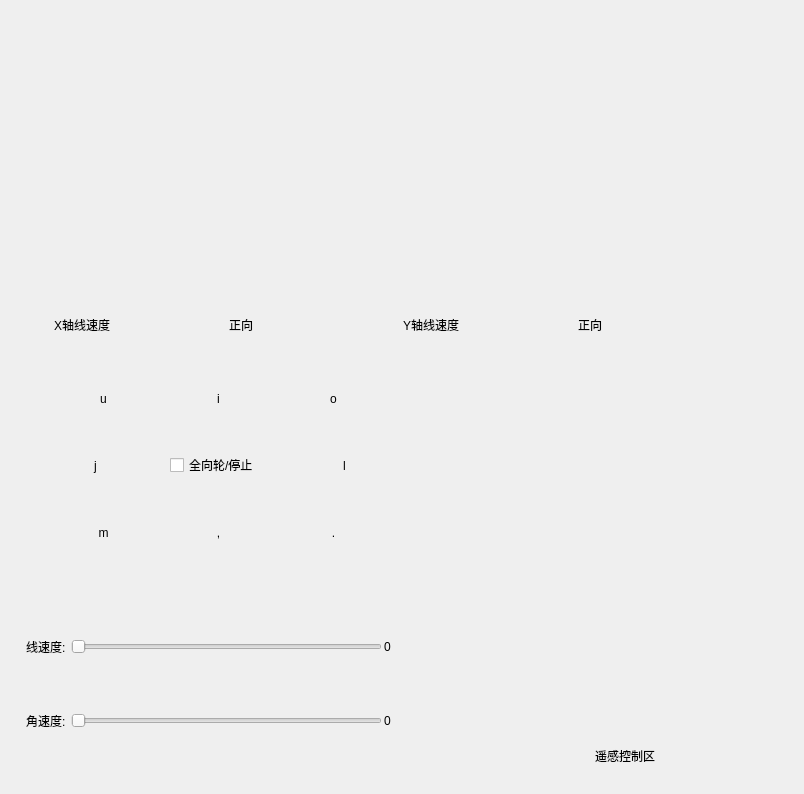
          <widget class="QWidget" name="tab_5">
           <attribute name="title">
            <string>运动控制</string>
           </attribute>
           <layout class="QVBoxLayout" name="verticalLayout_18">
            <item>
             <widget class="QWidget" name="widget_4" native="true">
              <layout class="QHBoxLayout" name="horizontalLayout_16">
               <property name="spacing">
                <number>2</number>
               </property>
               <property name="leftMargin">
                <number>3</number>
               </property>
               <property name="topMargin">
                <number>3</number>
               </property>
               <property name="rightMargin">
                <number>3</number>
               </property>
               <property name="bottomMargin">
                <number>3</number>
               </property>
               <item>
                <spacer name="horizontalSpacer_5">
                 <property name="orientation">
                  <enum>Qt::Horizontal</enum>
                 </property>
                 <property name="sizeType">
                  <enum>QSizePolicy::Maximum</enum>
                 </property>
                 <property name="sizeHint" stdset="0">
                  <size>
                   <width>40</width>
                   <height>20</height>
                  </size>
                 </property>
                </spacer>
               </item>
               <item>
                <layout class="QGridLayout" name="gridLayout">
                 <item row="0" column="0" colspan="2">
                  <widget class="QWidget" name="widget_speed_x" native="true">
                   <property name="minimumSize">
                    <size>
                     <width>300</width>
                     <height>300</height>
                    </size>
                   </property>
                  </widget>
                 </item>
                 <item row="1" column="1">
                  <widget class="QLabel" name="label_dir_x">
                   <property name="text">
                    <string>正向</string>
                   </property>
                  </widget>
                 </item>
                 <item row="1" column="0">
                  <widget class="QLabel" name="label_6">
                   <property name="text">
                    <string>X轴线速度</string>
                   </property>
                  </widget>
                 </item>
                 <item row="0" column="2" colspan="2">
                  <widget class="QWidget" name="widget_speed_y" native="true">
                   <property name="minimumSize">
                    <size>
                     <width>300</width>
                     <height>300</height>
                    </size>
                   </property>
                  </widget>
                 </item>
                 <item row="1" column="2">
                  <widget class="QLabel" name="label_7">
                   <property name="text">
                    <string>Y轴线速度</string>
                   </property>
                  </widget>
                 </item>
                 <item row="1" column="3">
                  <widget class="QLabel" name="label_dir_y">
                   <property name="text">
                    <string>正向</string>
                   </property>
                  </widget>
                 </item>
                </layout>
               </item>
               <item>
                <spacer name="horizontalSpacer_6">
                 <property name="orientation">
                  <enum>Qt::Horizontal</enum>
                 </property>
                 <property name="sizeType">
                  <enum>QSizePolicy::Maximum</enum>
                 </property>
                 <property name="sizeHint" stdset="0">
                  <size>
                   <width>40</width>
                   <height>20</height>
                  </size>
                 </property>
                </spacer>
               </item>
              </layout>
             </widget>
            </item>
            <item>
             <widget class="QWidget" name="widget_6" native="true">
              <layout class="QHBoxLayout" name="horizontalLayout_17">
               <item>
                <widget class="QWidget" name="widget_7" native="true">
                 <property name="minimumSize">
                  <size>
                   <width>400</width>
                   <height>400</height>
                  </size>
                 </property>
                 <property name="maximumSize">
                  <size>
                   <width>400</width>
                   <height>400</height>
                  </size>
                 </property>
                 <layout class="QVBoxLayout" name="verticalLayout_15">
                  <property name="spacing">
                   <number>2</number>
                  </property>
                  <property name="leftMargin">
                   <number>3</number>
                  </property>
                  <property name="topMargin">
                   <number>3</number>
                  </property>
                  <property name="rightMargin">
                   <number>3</number>
                  </property>
                  <property name="bottomMargin">
                   <number>3</number>
                  </property>
                  <item>
                   <layout class="QHBoxLayout" name="horizontalLayout_2">
                    <item>
                     <widget class="QPushButton" name="pushButton_u">
                      <property name="minimumSize">
                       <size>
                        <width>65</width>
                        <height>65</height>
                       </size>
                      </property>
                      <property name="maximumSize">
                       <size>
                        <width>65</width>
                        <height>65</height>
                       </size>
                      </property>
                      <property name="styleSheet">
                       <string notr="true">QPushButton{border-image: url(://images/up_left.png);}
QPushButton{border:none;}
QPushButton:pressed{border-image: url(://images/up_left_2.png);}</string>
                      </property>
                      <property name="text">
                       <string>u</string>
                      </property>
                      <property name="shortcut">
                       <string>U</string>
                      </property>
                     </widget>
                    </item>
                    <item>
                     <widget class="QPushButton" name="pushButton_i">
                      <property name="minimumSize">
                       <size>
                        <width>65</width>
                        <height>65</height>
                       </size>
                      </property>
                      <property name="maximumSize">
                       <size>
                        <width>65</width>
                        <height>65</height>
                       </size>
                      </property>
                      <property name="styleSheet">
                       <string notr="true">QPushButton{border-image: url(://images/up.png);}
QPushButton{border:none;}
QPushButton:pressed{border-image: url(://images/up_2.png);}</string>
                      </property>
                      <property name="text">
                       <string>i</string>
                      </property>
                      <property name="shortcut">
                       <string>I</string>
                      </property>
                     </widget>
                    </item>
                    <item>
                     <widget class="QPushButton" name="pushButton_o">
                      <property name="minimumSize">
                       <size>
                        <width>65</width>
                        <height>65</height>
                       </size>
                      </property>
                      <property name="maximumSize">
                       <size>
                        <width>65</width>
                        <height>65</height>
                       </size>
                      </property>
                      <property name="styleSheet">
                       <string notr="true">QPushButton{border-image: url(://images/up_right.png);}
QPushButton{border:none;}
QPushButton:pressed{border-image: url(://images/up_right_2.png);}</string>
                      </property>
                      <property name="text">
                       <string>o</string>
                      </property>
                      <property name="shortcut">
                       <string>O</string>
                      </property>
                     </widget>
                    </item>
                   </layout>
                  </item>
                  <item>
                   <layout class="QHBoxLayout" name="horizontalLayout_3">
                    <item>
                     <widget class="QPushButton" name="pushButton_j">
                      <property name="minimumSize">
                       <size>
                        <width>65</width>
                        <height>65</height>
                       </size>
                      </property>
                      <property name="maximumSize">
                       <size>
                        <width>65</width>
                        <height>65</height>
                       </size>
                      </property>
                      <property name="styleSheet">
                       <string notr="true">QPushButton{border-image: url(://images/left.png);}
QPushButton{border:none;}
QPushButton:pressed{border-image: url(://images/left_2.png);}</string>
                      </property>
                      <property name="text">
                       <string>j</string>
                      </property>
                      <property name="shortcut">
                       <string>J</string>
                      </property>
                     </widget>
                    </item>
                    <item>
                     <widget class="QCheckBox" name="checkBox_isAll">
                      <property name="minimumSize">
                       <size>
                        <width>100</width>
                        <height>0</height>
                       </size>
                      </property>
                      <property name="maximumSize">
                       <size>
                        <width>100</width>
                        <height>16777215</height>
                       </size>
                      </property>
                      <property name="text">
                       <string>全向轮/停止</string>
                      </property>
                      <property name="shortcut">
                       <string>K</string>
                      </property>
                     </widget>
                    </item>
                    <item>
                     <widget class="QPushButton" name="pushButton_l">
                      <property name="minimumSize">
                       <size>
                        <width>65</width>
                        <height>65</height>
                       </size>
                      </property>
                      <property name="maximumSize">
                       <size>
                        <width>65</width>
                        <height>65</height>
                       </size>
                      </property>
                      <property name="styleSheet">
                       <string notr="true">QPushButton{border-image: url(://images/right.png);}
QPushButton{border:none;}
QPushButton:pressed{border-image: url(://images/right_2.png);}</string>
                      </property>
                      <property name="text">
                       <string>l</string>
                      </property>
                      <property name="shortcut">
                       <string>L</string>
                      </property>
                     </widget>
                    </item>
                   </layout>
                  </item>
                  <item>
                   <layout class="QHBoxLayout" name="horizontalLayout_4">
                    <item>
                     <widget class="QPushButton" name="pushButton_m">
                      <property name="minimumSize">
                       <size>
                        <width>65</width>
                        <height>65</height>
                       </size>
                      </property>
                      <property name="maximumSize">
                       <size>
                        <width>65</width>
                        <height>65</height>
                       </size>
                      </property>
                      <property name="styleSheet">
                       <string notr="true">QPushButton{border-image: url(://images/down_left.png);}
QPushButton{border:none;}
QPushButton:pressed{border-image: url(://images/down_left_2.png);}</string>
                      </property>
                      <property name="text">
                       <string>m</string>
                      </property>
                      <property name="shortcut">
                       <string>M</string>
                      </property>
                     </widget>
                    </item>
                    <item>
                     <widget class="QPushButton" name="pushButton_dou">
                      <property name="minimumSize">
                       <size>
                        <width>65</width>
                        <height>65</height>
                       </size>
                      </property>
                      <property name="maximumSize">
                       <size>
                        <width>65</width>
                        <height>65</height>
                       </size>
                      </property>
                      <property name="styleSheet">
                       <string notr="true">QPushButton{border-image: url(://images/down.png);}
QPushButton{border:none;}
QPushButton:pressed{border-image: url(://images/down_2.png);}</string>
                      </property>
                      <property name="text">
                       <string>,</string>
                      </property>
                      <property name="shortcut">
                       <string>,</string>
                      </property>
                     </widget>
                    </item>
                    <item>
                     <widget class="QPushButton" name="pushButton_dian">
                      <property name="minimumSize">
                       <size>
                        <width>65</width>
                        <height>65</height>
                       </size>
                      </property>
                      <property name="maximumSize">
                       <size>
                        <width>65</width>
                        <height>65</height>
                       </size>
                      </property>
                      <property name="styleSheet">
                       <string notr="true">QPushButton{border-image: url(://images/down_right.png);}
QPushButton{border:none;}
QPushButton:pressed{border-image: url(://images/down_right_2.png);}</string>
                      </property>
                      <property name="text">
                       <string>.</string>
                      </property>
                      <property name="shortcut">
                       <string>.</string>
                      </property>
                     </widget>
                    </item>
                   </layout>
                  </item>
                  <item>
                   <spacer name="verticalSpacer">
                    <property name="orientation">
                     <enum>Qt::Vertical</enum>
                    </property>
                    <property name="sizeType">
                     <enum>QSizePolicy::Preferred</enum>
                    </property>
                    <property name="sizeHint" stdset="0">
                     <size>
                      <width>20</width>
                      <height>40</height>
                     </size>
                    </property>
                   </spacer>
                  </item>
                  <item>
                   <widget class="QWidget" name="widget_3" native="true">
                    <layout class="QHBoxLayout" name="horizontalLayout_15">
                     <property name="spacing">
                      <number>2</number>
                     </property>
                     <property name="leftMargin">
                      <number>3</number>
                     </property>
                     <property name="topMargin">
                      <number>3</number>
                     </property>
                     <property name="rightMargin">
                      <number>3</number>
                     </property>
                     <property name="bottomMargin">
                      <number>3</number>
                     </property>
                     <item>
                      <layout class="QVBoxLayout" name="verticalLayout_5">
                       <item>
                        <layout class="QHBoxLayout" name="horizontalLayout_5">
                         <item>
                          <widget class="QLabel" name="label_4">
                           <property name="text">
                            <string>线速度: </string>
                           </property>
                          </widget>
                         </item>
                         <item>
                          <widget class="QSlider" name="horizontalSlider_linear">
                           <property name="maximum">
                            <number>100</number>
                           </property>
                           <property name="orientation">
                            <enum>Qt::Horizontal</enum>
                           </property>
                          </widget>
                         </item>
                         <item>
                          <widget class="QLabel" name="label_linear">
                           <property name="minimumSize">
                            <size>
                             <width>30</width>
                             <height>0</height>
                            </size>
                           </property>
                           <property name="maximumSize">
                            <size>
                             <width>30</width>
                             <height>16777215</height>
                            </size>
                           </property>
                           <property name="text">
                            <string>0</string>
                           </property>
                          </widget>
                         </item>
                        </layout>
                       </item>
                       <item>
                        <layout class="QHBoxLayout" name="horizontalLayout_6">
                         <item>
                          <widget class="QLabel" name="label_5">
                           <property name="text">
                            <string>角速度: </string>
                           </property>
                          </widget>
                         </item>
                         <item>
                          <widget class="QSlider" name="horizontalSlider_raw">
                           <property name="maximum">
                            <number>100</number>
                           </property>
                           <property name="orientation">
                            <enum>Qt::Horizontal</enum>
                           </property>
                          </widget>
                         </item>
                         <item>
                          <widget class="QLabel" name="label_raw">
                           <property name="minimumSize">
                            <size>
                             <width>30</width>
                             <height>0</height>
                            </size>
                           </property>
                           <property name="maximumSize">
                            <size>
                             <width>30</width>
                             <height>16777215</height>
                            </size>
                           </property>
                           <property name="text">
                            <string>0</string>
                           </property>
                          </widget>
                         </item>
                        </layout>
                       </item>
                      </layout>
                     </item>
                    </layout>
                   </widget>
                  </item>
                 </layout>
                </widget>
               </item>
               <item>
                <spacer name="horizontalSpacer_4">
                 <property name="orientation">
                  <enum>Qt::Horizontal</enum>
                 </property>
                 <property name="sizeType">
                  <enum>QSizePolicy::Maximum</enum>
                 </property>
                 <property name="sizeHint" stdset="0">
                  <size>
                   <width>40</width>
                   <height>20</height>
                  </size>
                 </property>
                </spacer>
               </item>
               <item>
                <widget class="QWidget" name="widget_5" native="true">
                 <property name="minimumSize">
                  <size>
                   <width>300</width>
                   <height>300</height>
                  </size>
                 </property>
                 <layout class="QGridLayout" name="gridLayout_4">
                  <item row="1" column="2">
                   <spacer name="horizontalSpacer_8">
                    <property name="orientation">
                     <enum>Qt::Horizontal</enum>
                    </property>
                    <property name="sizeType">
                     <enum>QSizePolicy::Maximum</enum>
                    </property>
                    <property name="sizeHint" stdset="0">
                     <size>
                      <width>40</width>
                      <height>20</height>
                     </size>
                    </property>
                   </spacer>
                  </item>
                  <item row="0" column="1">
                   <spacer name="verticalSpacer_3">
                    <property name="orientation">
                     <enum>Qt::Vertical</enum>
                    </property>
                    <property name="sizeType">
                     <enum>QSizePolicy::Maximum</enum>
                    </property>
                    <property name="sizeHint" stdset="0">
                     <size>
                      <width>20</width>
                      <height>40</height>
                     </size>
                    </property>
                   </spacer>
                  </item>
                  <item row="1" column="0">
                   <spacer name="horizontalSpacer_7">
                    <property name="orientation">
                     <enum>Qt::Horizontal</enum>
                    </property>
                    <property name="sizeType">
                     <enum>QSizePolicy::Maximum</enum>
                    </property>
                    <property name="sizeHint" stdset="0">
                     <size>
                      <width>40</width>
                      <height>20</height>
                     </size>
                    </property>
                   </spacer>
                  </item>
                  <item row="1" column="1" alignment="Qt::AlignHCenter">
                   <widget class="QWidget" name="JoyStick_widget" native="true">
                    <property name="sizePolicy">
                     <sizepolicy hsizetype="Ignored" vsizetype="Preferred">
                      <horstretch>0</horstretch>
                      <verstretch>0</verstretch>
                     </sizepolicy>
                    </property>
                    <property name="minimumSize">
                     <size>
                      <width>300</width>
                      <height>300</height>
                     </size>
                    </property>
                    <property name="maximumSize">
                     <size>
                      <width>300</width>
                      <height>300</height>
                     </size>
                    </property>
                    <property name="layoutDirection">
                     <enum>Qt::LeftToRight</enum>
                    </property>
                    <property name="styleSheet">
                     <string notr="true"/>
                    </property>
                   </widget>
                  </item>
                  <item row="3" column="1">
                   <widget class="QLabel" name="label_21">
                    <property name="sizePolicy">
                     <sizepolicy hsizetype="Minimum" vsizetype="Maximum">
                      <horstretch>0</horstretch>
                      <verstretch>0</verstretch>
                     </sizepolicy>
                    </property>
                    <property name="layoutDirection">
                     <enum>Qt::LeftToRight</enum>
                    </property>
                    <property name="text">
                     <string>遥感控制区</string>
                    </property>
                    <property name="alignment">
                     <set>Qt::AlignCenter</set>
                    </property>
                   </widget>
                  </item>
                  <item row="2" column="1">
                   <spacer name="verticalSpacer_4">
                    <property name="orientation">
                     <enum>Qt::Vertical</enum>
                    </property>
                    <property name="sizeType">
                     <enum>QSizePolicy::Maximum</enum>
                    </property>
                    <property name="sizeHint" stdset="0">
                     <size>
                      <width>20</width>
                      <height>40</height>
                     </size>
                    </property>
                   </spacer>
                  </item>
                 </layout>
                </widget>
               </item>
              </layout>
             </widget>
            </item>
           </layout>
          </widget>
